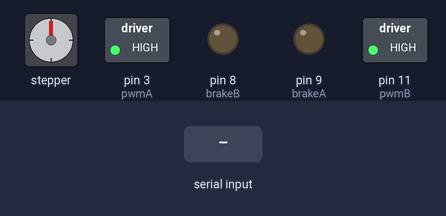
Bench run of a sketch on a simulated Arduino Uno, built with avr-gcc and run on an emulated ATmega328P. Parts: stepper motor, switched loads named in the sketch (green lamp = pin HIGH), output pins drawn as LEDs (lit = HIGH). The test bench sets the inputs (shaded band). EEPROM starts erased; stepper angles assume 200 steps per turn; what the sketch prints to the serial monitor is not drawn.

Above: at 1.2 s.
1.3 s: "s" received over Serial
2.8 s: "gs" received over Serial
Timing chart, 0 to 5.8 s (numbered marks = the images above; inputs shaded):
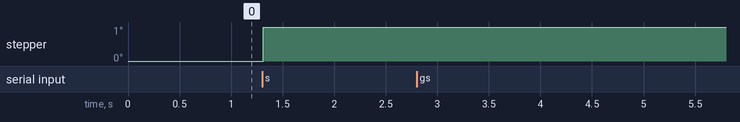

Measured:
- after the input at 2.8 s, every drawn part: stays the same

The sketch:

motor_driver.ino
```cpp
#include <Stepper.h>
#include <EEPROM.h>

const int mStepsPerRev = 200; //mStepsPerRev of motor not entire window
const int wStepsPerRev = 4268; //steps per revolution of polarizing window

// initialize the stepper library on the motor shield
Stepper myStepper(mStepsPerRev, 12, 13);

// give the motor control pins names:
const int pwmA = 3;
const int pwmB = 11;
const int brakeA = 9;
const int brakeB = 8;
const int dirA = 12;
const int dirB = 13;

//all variables used in the loop function
int steps = 0; //number of steps to move
int previousStep = 0; //works with currentStep to check if motor moved indicated steps
int currentStep = 0;
bool isMoving = false; //should we keep turning the motor?
bool previousDir = true; //previous and current Dir handle correction of changing directions
bool currentDir = true; // true is clockwise false is counterclockwise
int stepAddress = 0; //EEPROM address int for logging currentStep
int rotAddress = sizeof(int); //EEPROM address int for logging isClockwise. Needs to be offset by the size of the previous data
//int correctionStep = 23; //correction step counter for switching rotation directions
//int currentCorrectionStep = 0;
String serialBuffer;

void setup()
{
    Serial.begin(9600);
    Serial.setTimeout(5);

    //gets the current step from previous use
//    float f = 0.00f;
//    EEPROM.get(stepAddress, f);
//    currentStep = (int)f;
    EEPROM.get(stepAddress, currentStep);
    previousStep = currentStep;

    //gets currentDir from previous use
    bool b;
    EEPROM.get(rotAddress, b);
    previousDir = b;
    currentDir = b;

    // set the PWM and brake pins so that the direction pins  // can be used to control the motor:
    pinMode(pwmA, OUTPUT);
    pinMode(pwmB, OUTPUT);
    pinMode(brakeA, OUTPUT);
    pinMode(brakeB, OUTPUT);
    digitalWrite(pwmA, HIGH);
    digitalWrite(pwmB, HIGH);
    digitalWrite(brakeA, LOW);
    digitalWrite(brakeB, LOW);
}

void loop()
{

    if (Serial.available() > 0) {
        serialBuffer = Serial.readString();

        if (serialBuffer.substring(0, 1) == "m") {
            //input "m***" or "m-***"and it will move *** steps or -***steps

            if (serialBuffer.substring(1, 2) == "-") {
                //counter clockwise rotatiation
                steps = (-1) * (serialBuffer.substring(2).toInt());
                currentDir = false;
            }

            else {
                //clockwise rotation
                steps = serialBuffer.substring(1).toInt();
                currentDir = true;
            }

            isMoving = true;
        }

        else if (serialBuffer.substring(0, 2) == "sm") {
            //stops motor whether or not it finished its loop
            isMoving = false;
        }

        else if (serialBuffer.substring(0, 2) == "gs") {
            //gets the current step that the motor is at
            Serial.println(currentStep);
        }

        else if (serialBuffer.substring(0, 1) == "s") {
            //sets the motor to a specified step: "s***" sets it to step ***
            //generally used to reset the window back to zero degrees
            steps = serialBuffer.substring(1).toInt() - currentStep;
            isMoving = true;
            currentDir = steps > 0;
        }

        else if (serialBuffer.substring(0, 2) == "ib") {
            //indicates whether the motor is still moving or not
            Serial.println(isMoving);
        }

        else if (serialBuffer.substring(0, 1) == "e") {
            //either sets the EEPROM to currentStep and currentDir: "e"
            //or sets EEPROM to zero: "ec"

//            float f = (float)currentStep;
//            bool b = currentDir;
            if (serialBuffer.substring(1, 2) == "c") {
                EEPROM.put(stepAddress, 0);
                currentStep = 0;
                previousStep = 0;
            }
            else {
                EEPROM.put(stepAddress, currentStep);
                EEPROM.put(rotAddress, currentDir);
            }
        }

//        Serial.flush();
    }

    if (isMoving) {
        if (steps != 0) {
            int toMove = int(currentDir == false) * 2 - 1;
            myStepper.step(-1 * toMove);
            steps += toMove;
            currentStep -= toMove;
            // Always store the position after moving
            EEPROM.put(stepAddress, currentStep);
        }
        else {
            isMoving = false;
            // save the direction after finishing a move. Should probably be
            // done at the start, though.
            EEPROM.put(rotAddress, currentDir);
        }

        //  if (currentDir != previousDir){ possible backlash correction
        //    if(currentCorrectionStep != correctionStep){
        //      myStepper.step(-1*toMove);
        //      currentCorrectionStep += 1;
        //      Serial.println(currentCorrectionStep);
        //    }
        //    else{
        //      previousDir = currentDir;
        //      currentCorrectionStep = 0;
        //    }
        //  }
    }

    delay(15);
}
```
